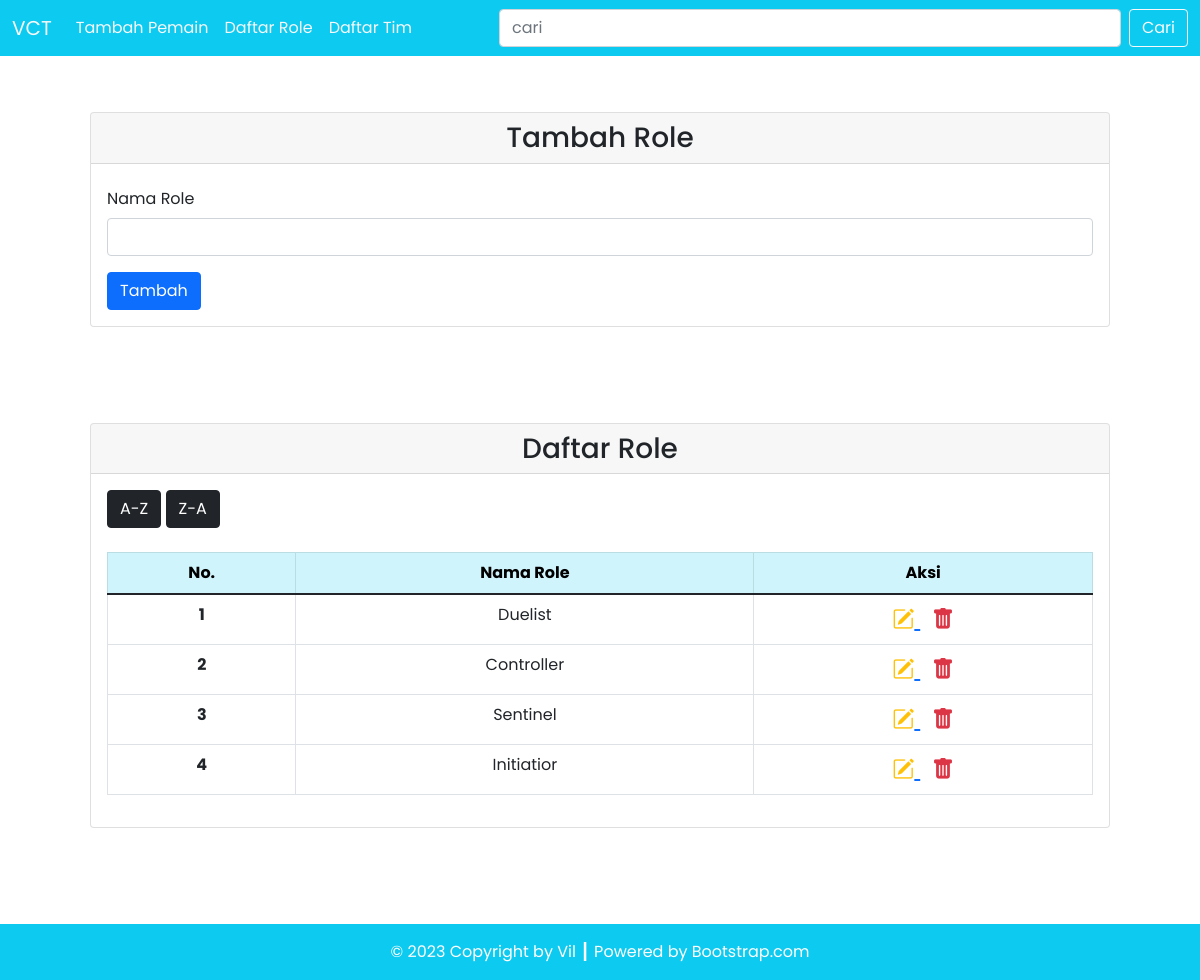
The page /role.php on the database its author committed.
### tables this page shows
CREATE TABLE `role` (
  `role_id` int(11) NOT NULL,
  `role_nama` varchar(50) DEFAULT NULL
);

### config/db.php (called while the page is built)
<?php
$DB_HOST = "localhost";
$DB_USERNAME = "root";
$DB_PASSWORD = "";
$DB_NAME = "db_vct";
?>

### classes/DB.php (called while the page is built, shortened)
<?php
class DB
{
    private $hostname;
    private $username;
    private $password;
    private $dbname;
    private $conn;
    private $result;
    function __construct($hostname, $username, $password, $dbname)
    {
        $this->hostname = $hostname;
        $this->username = $username;
        $this->password = $password;
        $this->dbname = $dbname;
    }
    function open()
    {
        $this->conn = mysqli_connect($this->hostname, $this->username, $this->password, $this->dbname);
    }
    function execute($query)
    {
        $this->result = mysqli_query($this->conn, $query);
    }
    function getResult()
    {
        return mysqli_fetch_array($this->result);
    }
}
?>

### classes/Role.php (called while the page is built, shortened)
<?php
class Role extends DB
{
    function getRole()
    {
        $query = "SELECT * FROM role";
        return $this->execute($query);
    }
}

### role.php (the view, shortened to what this page needs)
<?php
include('config/db.php');
include('classes/DB.php');
include('classes/Role.php');
$role = new Role($DB_HOST, $DB_USERNAME, $DB_PASSWORD, $DB_NAME);
$role->open();
$role->getRole();
$header = '<tr>
<th scope="row">No.</th>
<th scope="row">Nama Role</th>
<th scope="row">Aksi</th>
</tr>';
$data = null;
$no = 1;
while ($div = $role->getResult()) {
    $data .= '<tr>
    <th scope="row">' . $no . '</th>
    <td>' . $div['role_nama'] . '</td>
    <td style="font-size: 22px;">
        <a href="role.php?role_id=' . $div['role_id'] . '" title="Edit Data">
        <i class="bi bi-pencil-square text-warning"></i>
        </a>&nbsp;
        <a href="role.php?hapus=' . $div['role_id'] . '" title="Delete Data">
        <i class="bi bi-trash-fill text-danger"></i>
        </a>
        </td>
    </tr>';
    $no++;
}

### rows shown on the page
role: role_nama "Duelist"
role: role_nama "Controller"
role: role_nama "Sentinel"
role: role_nama "Initiatior"
